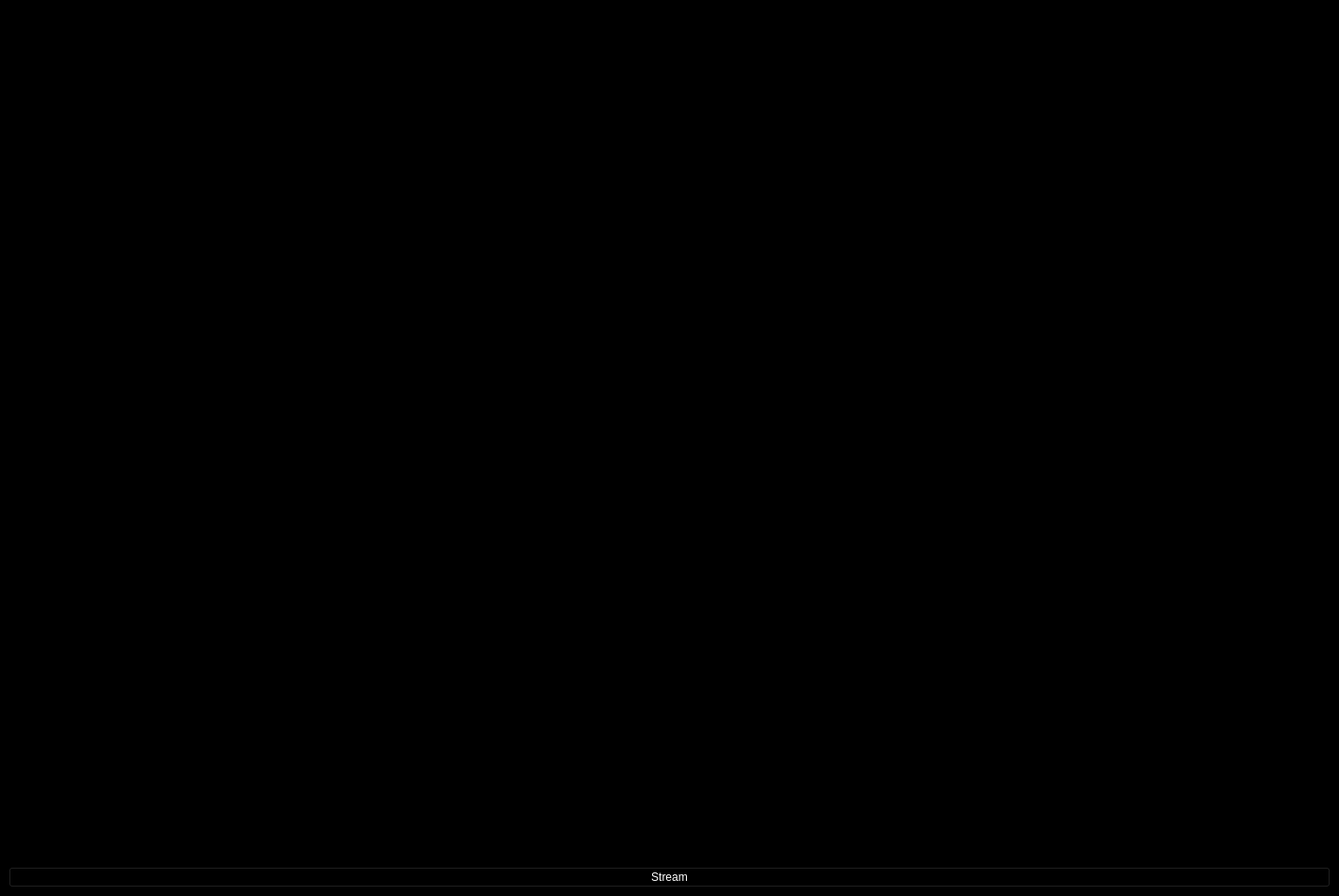
<?xml version="1.0" encoding="UTF-8"?>
<ui version="4.0">
 <class>MainWindow</class>
 <widget class="QMainWindow" name="MainWindow">
  <property name="geometry">
   <rect>
    <x>0</x>
    <y>0</y>
    <width>1419</width>
    <height>950</height>
   </rect>
  </property>
  <property name="palette">
   <palette>
    <active>
     <colorrole role="WindowText">
      <brush brushstyle="SolidPattern">
       <color alpha="255">
        <red>255</red>
        <green>255</green>
        <blue>255</blue>
       </color>
      </brush>
     </colorrole>
     <colorrole role="Button">
      <brush brushstyle="SolidPattern">
       <color alpha="255">
        <red>0</red>
        <green>0</green>
        <blue>0</blue>
       </color>
      </brush>
     </colorrole>
     <colorrole role="Light">
      <brush brushstyle="SolidPattern">
       <color alpha="255">
        <red>0</red>
        <green>0</green>
        <blue>0</blue>
       </color>
      </brush>
     </colorrole>
     <colorrole role="Midlight">
      <brush brushstyle="SolidPattern">
       <color alpha="255">
        <red>0</red>
        <green>0</green>
        <blue>0</blue>
       </color>
      </brush>
     </colorrole>
     <colorrole role="Dark">
      <brush brushstyle="SolidPattern">
       <color alpha="255">
        <red>0</red>
        <green>0</green>
        <blue>0</blue>
       </color>
      </brush>
     </colorrole>
     <colorrole role="Mid">
      <brush brushstyle="SolidPattern">
       <color alpha="255">
        <red>0</red>
        <green>0</green>
        <blue>0</blue>
       </color>
      </brush>
     </colorrole>
     <colorrole role="Text">
      <brush brushstyle="SolidPattern">
       <color alpha="255">
        <red>255</red>
        <green>255</green>
        <blue>255</blue>
       </color>
      </brush>
     </colorrole>
     <colorrole role="BrightText">
      <brush brushstyle="SolidPattern">
       <color alpha="255">
        <red>255</red>
        <green>255</green>
        <blue>255</blue>
       </color>
      </brush>
     </colorrole>
     <colorrole role="ButtonText">
      <brush brushstyle="SolidPattern">
       <color alpha="255">
        <red>255</red>
        <green>255</green>
        <blue>255</blue>
       </color>
      </brush>
     </colorrole>
     <colorrole role="Base">
      <brush brushstyle="SolidPattern">
       <color alpha="255">
        <red>0</red>
        <green>0</green>
        <blue>0</blue>
       </color>
      </brush>
     </colorrole>
     <colorrole role="Window">
      <brush brushstyle="SolidPattern">
       <color alpha="255">
        <red>0</red>
        <green>0</green>
        <blue>0</blue>
       </color>
      </brush>
     </colorrole>
     <colorrole role="Shadow">
      <brush brushstyle="SolidPattern">
       <color alpha="255">
        <red>0</red>
        <green>0</green>
        <blue>0</blue>
       </color>
      </brush>
     </colorrole>
     <colorrole role="AlternateBase">
      <brush brushstyle="SolidPattern">
       <color alpha="255">
        <red>0</red>
        <green>0</green>
        <blue>0</blue>
       </color>
      </brush>
     </colorrole>
     <colorrole role="ToolTipBase">
      <brush brushstyle="SolidPattern">
       <color alpha="255">
        <red>255</red>
        <green>255</green>
        <blue>220</blue>
       </color>
      </brush>
     </colorrole>
     <colorrole role="ToolTipText">
      <brush brushstyle="SolidPattern">
       <color alpha="255">
        <red>0</red>
        <green>0</green>
        <blue>0</blue>
       </color>
      </brush>
     </colorrole>
    </active>
    <inactive>
     <colorrole role="WindowText">
      <brush brushstyle="SolidPattern">
       <color alpha="255">
        <red>255</red>
        <green>255</green>
        <blue>255</blue>
       </color>
      </brush>
     </colorrole>
     <colorrole role="Button">
      <brush brushstyle="SolidPattern">
       <color alpha="255">
        <red>0</red>
        <green>0</green>
        <blue>0</blue>
       </color>
      </brush>
     </colorrole>
     <colorrole role="Light">
      <brush brushstyle="SolidPattern">
       <color alpha="255">
        <red>0</red>
        <green>0</green>
        <blue>0</blue>
       </color>
      </brush>
     </colorrole>
     <colorrole role="Midlight">
      <brush brushstyle="SolidPattern">
       <color alpha="255">
        <red>0</red>
        <green>0</green>
        <blue>0</blue>
       </color>
      </brush>
     </colorrole>
     <colorrole role="Dark">
      <brush brushstyle="SolidPattern">
       <color alpha="255">
        <red>0</red>
        <green>0</green>
        <blue>0</blue>
       </color>
      </brush>
     </colorrole>
     <colorrole role="Mid">
      <brush brushstyle="SolidPattern">
       <color alpha="255">
        <red>0</red>
        <green>0</green>
        <blue>0</blue>
       </color>
      </brush>
     </colorrole>
     <colorrole role="Text">
      <brush brushstyle="SolidPattern">
       <color alpha="255">
        <red>255</red>
        <green>255</green>
        <blue>255</blue>
       </color>
      </brush>
     </colorrole>
     <colorrole role="BrightText">
      <brush brushstyle="SolidPattern">
       <color alpha="255">
        <red>255</red>
        <green>255</green>
        <blue>255</blue>
       </color>
      </brush>
     </colorrole>
     <colorrole role="ButtonText">
      <brush brushstyle="SolidPattern">
       <color alpha="255">
        <red>255</red>
        <green>255</green>
        <blue>255</blue>
       </color>
      </brush>
     </colorrole>
     <colorrole role="Base">
      <brush brushstyle="SolidPattern">
       <color alpha="255">
        <red>0</red>
        <green>0</green>
        <blue>0</blue>
       </color>
      </brush>
     </colorrole>
     <colorrole role="Window">
      <brush brushstyle="SolidPattern">
       <color alpha="255">
        <red>0</red>
        <green>0</green>
        <blue>0</blue>
       </color>
      </brush>
     </colorrole>
     <colorrole role="Shadow">
      <brush brushstyle="SolidPattern">
       <color alpha="255">
        <red>0</red>
        <green>0</green>
        <blue>0</blue>
       </color>
      </brush>
     </colorrole>
     <colorrole role="AlternateBase">
      <brush brushstyle="SolidPattern">
       <color alpha="255">
        <red>0</red>
        <green>0</green>
        <blue>0</blue>
       </color>
      </brush>
     </colorrole>
     <colorrole role="ToolTipBase">
      <brush brushstyle="SolidPattern">
       <color alpha="255">
        <red>255</red>
        <green>255</green>
        <blue>220</blue>
       </color>
      </brush>
     </colorrole>
     <colorrole role="ToolTipText">
      <brush brushstyle="SolidPattern">
       <color alpha="255">
        <red>0</red>
        <green>0</green>
        <blue>0</blue>
       </color>
      </brush>
     </colorrole>
    </inactive>
    <disabled>
     <colorrole role="WindowText">
      <brush brushstyle="SolidPattern">
       <color alpha="255">
        <red>0</red>
        <green>0</green>
        <blue>0</blue>
       </color>
      </brush>
     </colorrole>
     <colorrole role="Button">
      <brush brushstyle="SolidPattern">
       <color alpha="255">
        <red>0</red>
        <green>0</green>
        <blue>0</blue>
       </color>
      </brush>
     </colorrole>
     <colorrole role="Light">
      <brush brushstyle="SolidPattern">
       <color alpha="255">
        <red>0</red>
        <green>0</green>
        <blue>0</blue>
       </color>
      </brush>
     </colorrole>
     <colorrole role="Midlight">
      <brush brushstyle="SolidPattern">
       <color alpha="255">
        <red>0</red>
        <green>0</green>
        <blue>0</blue>
       </color>
      </brush>
     </colorrole>
     <colorrole role="Dark">
      <brush brushstyle="SolidPattern">
       <color alpha="255">
        <red>0</red>
        <green>0</green>
        <blue>0</blue>
       </color>
      </brush>
     </colorrole>
     <colorrole role="Mid">
      <brush brushstyle="SolidPattern">
       <color alpha="255">
        <red>0</red>
        <green>0</green>
        <blue>0</blue>
       </color>
      </brush>
     </colorrole>
     <colorrole role="Text">
      <brush brushstyle="SolidPattern">
       <color alpha="255">
        <red>0</red>
        <green>0</green>
        <blue>0</blue>
       </color>
      </brush>
     </colorrole>
     <colorrole role="BrightText">
      <brush brushstyle="SolidPattern">
       <color alpha="255">
        <red>255</red>
        <green>255</green>
        <blue>255</blue>
       </color>
      </brush>
     </colorrole>
     <colorrole role="ButtonText">
      <brush brushstyle="SolidPattern">
       <color alpha="255">
        <red>0</red>
        <green>0</green>
        <blue>0</blue>
       </color>
      </brush>
     </colorrole>
     <colorrole role="Base">
      <brush brushstyle="SolidPattern">
       <color alpha="255">
        <red>0</red>
        <green>0</green>
        <blue>0</blue>
       </color>
      </brush>
     </colorrole>
     <colorrole role="Window">
      <brush brushstyle="SolidPattern">
       <color alpha="255">
        <red>0</red>
        <green>0</green>
        <blue>0</blue>
       </color>
      </brush>
     </colorrole>
     <colorrole role="Shadow">
      <brush brushstyle="SolidPattern">
       <color alpha="255">
        <red>0</red>
        <green>0</green>
        <blue>0</blue>
       </color>
      </brush>
     </colorrole>
     <colorrole role="AlternateBase">
      <brush brushstyle="SolidPattern">
       <color alpha="255">
        <red>0</red>
        <green>0</green>
        <blue>0</blue>
       </color>
      </brush>
     </colorrole>
     <colorrole role="ToolTipBase">
      <brush brushstyle="SolidPattern">
       <color alpha="255">
        <red>255</red>
        <green>255</green>
        <blue>220</blue>
       </color>
      </brush>
     </colorrole>
     <colorrole role="ToolTipText">
      <brush brushstyle="SolidPattern">
       <color alpha="255">
        <red>0</red>
        <green>0</green>
        <blue>0</blue>
       </color>
      </brush>
     </colorrole>
    </disabled>
   </palette>
  </property>
  <property name="acceptDrops">
   <bool>false</bool>
  </property>
  <property name="windowTitle">
   <string>OpenBCI GUI</string>
  </property>
  <property name="windowIcon">
   <iconset>
    <normaloff>openbci_logo.png</normaloff>openbci_logo.png</iconset>
  </property>
  <property name="iconSize">
   <size>
    <width>24</width>
    <height>24</height>
   </size>
  </property>
  <property name="toolButtonStyle">
   <enum>Qt::ToolButtonIconOnly</enum>
  </property>
  <property name="animated">
   <bool>true</bool>
  </property>
  <property name="tabShape">
   <enum>QTabWidget::Rounded</enum>
  </property>
  <widget class="QWidget" name="centralwidget">
   <property name="palette">
    <palette>
     <active>
      <colorrole role="WindowText">
       <brush brushstyle="SolidPattern">
        <color alpha="255">
         <red>255</red>
         <green>255</green>
         <blue>255</blue>
        </color>
       </brush>
      </colorrole>
      <colorrole role="Button">
       <brush brushstyle="SolidPattern">
        <color alpha="255">
         <red>0</red>
         <green>0</green>
         <blue>0</blue>
        </color>
       </brush>
      </colorrole>
      <colorrole role="Light">
       <brush brushstyle="SolidPattern">
        <color alpha="255">
         <red>0</red>
         <green>0</green>
         <blue>0</blue>
        </color>
       </brush>
      </colorrole>
      <colorrole role="Midlight">
       <brush brushstyle="SolidPattern">
        <color alpha="255">
         <red>0</red>
         <green>0</green>
         <blue>0</blue>
        </color>
       </brush>
      </colorrole>
      <colorrole role="Dark">
       <brush brushstyle="SolidPattern">
        <color alpha="255">
         <red>0</red>
         <green>0</green>
         <blue>0</blue>
        </color>
       </brush>
      </colorrole>
      <colorrole role="Mid">
       <brush brushstyle="SolidPattern">
        <color alpha="255">
         <red>0</red>
         <green>0</green>
         <blue>0</blue>
        </color>
       </brush>
      </colorrole>
      <colorrole role="Text">
       <brush brushstyle="SolidPattern">
        <color alpha="255">
         <red>255</red>
         <green>255</green>
         <blue>255</blue>
        </color>
       </brush>
      </colorrole>
      <colorrole role="BrightText">
       <brush brushstyle="SolidPattern">
        <color alpha="255">
         <red>255</red>
         <green>255</green>
         <blue>255</blue>
        </color>
       </brush>
      </colorrole>
      <colorrole role="ButtonText">
       <brush brushstyle="SolidPattern">
        <color alpha="255">
         <red>255</red>
         <green>255</green>
         <blue>255</blue>
        </color>
       </brush>
      </colorrole>
      <colorrole role="Base">
       <brush brushstyle="SolidPattern">
        <color alpha="255">
         <red>0</red>
         <green>0</green>
         <blue>0</blue>
        </color>
       </brush>
      </colorrole>
      <colorrole role="Window">
       <brush brushstyle="SolidPattern">
        <color alpha="255">
         <red>0</red>
         <green>0</green>
         <blue>0</blue>
        </color>
       </brush>
      </colorrole>
      <colorrole role="Shadow">
       <brush brushstyle="SolidPattern">
        <color alpha="255">
         <red>0</red>
         <green>0</green>
         <blue>0</blue>
        </color>
       </brush>
      </colorrole>
      <colorrole role="AlternateBase">
       <brush brushstyle="SolidPattern">
        <color alpha="255">
         <red>0</red>
         <green>0</green>
         <blue>0</blue>
        </color>
       </brush>
      </colorrole>
      <colorrole role="ToolTipBase">
       <brush brushstyle="SolidPattern">
        <color alpha="255">
         <red>255</red>
         <green>255</green>
         <blue>220</blue>
        </color>
       </brush>
      </colorrole>
      <colorrole role="ToolTipText">
       <brush brushstyle="SolidPattern">
        <color alpha="255">
         <red>0</red>
         <green>0</green>
         <blue>0</blue>
        </color>
       </brush>
      </colorrole>
     </active>
     <inactive>
      <colorrole role="WindowText">
       <brush brushstyle="SolidPattern">
        <color alpha="255">
         <red>255</red>
         <green>255</green>
         <blue>255</blue>
        </color>
       </brush>
      </colorrole>
      <colorrole role="Button">
       <brush brushstyle="SolidPattern">
        <color alpha="255">
         <red>0</red>
         <green>0</green>
         <blue>0</blue>
        </color>
       </brush>
      </colorrole>
      <colorrole role="Light">
       <brush brushstyle="SolidPattern">
        <color alpha="255">
         <red>0</red>
         <green>0</green>
         <blue>0</blue>
        </color>
       </brush>
      </colorrole>
      <colorrole role="Midlight">
       <brush brushstyle="SolidPattern">
        <color alpha="255">
         <red>0</red>
         <green>0</green>
         <blue>0</blue>
        </color>
       </brush>
      </colorrole>
      <colorrole role="Dark">
       <brush brushstyle="SolidPattern">
        <color alpha="255">
         <red>0</red>
         <green>0</green>
         <blue>0</blue>
        </color>
       </brush>
      </colorrole>
      <colorrole role="Mid">
       <brush brushstyle="SolidPattern">
        <color alpha="255">
         <red>0</red>
         <green>0</green>
         <blue>0</blue>
        </color>
       </brush>
      </colorrole>
      <colorrole role="Text">
       <brush brushstyle="SolidPattern">
        <color alpha="255">
         <red>255</red>
         <green>255</green>
         <blue>255</blue>
        </color>
       </brush>
      </colorrole>
      <colorrole role="BrightText">
       <brush brushstyle="SolidPattern">
        <color alpha="255">
         <red>255</red>
         <green>255</green>
         <blue>255</blue>
        </color>
       </brush>
      </colorrole>
      <colorrole role="ButtonText">
       <brush brushstyle="SolidPattern">
        <color alpha="255">
         <red>255</red>
         <green>255</green>
         <blue>255</blue>
        </color>
       </brush>
      </colorrole>
      <colorrole role="Base">
       <brush brushstyle="SolidPattern">
        <color alpha="255">
         <red>0</red>
         <green>0</green>
         <blue>0</blue>
        </color>
       </brush>
      </colorrole>
      <colorrole role="Window">
       <brush brushstyle="SolidPattern">
        <color alpha="255">
         <red>0</red>
         <green>0</green>
         <blue>0</blue>
        </color>
       </brush>
      </colorrole>
      <colorrole role="Shadow">
       <brush brushstyle="SolidPattern">
        <color alpha="255">
         <red>0</red>
         <green>0</green>
         <blue>0</blue>
        </color>
       </brush>
      </colorrole>
      <colorrole role="AlternateBase">
       <brush brushstyle="SolidPattern">
        <color alpha="255">
         <red>0</red>
         <green>0</green>
         <blue>0</blue>
        </color>
       </brush>
      </colorrole>
      <colorrole role="ToolTipBase">
       <brush brushstyle="SolidPattern">
        <color alpha="255">
         <red>255</red>
         <green>255</green>
         <blue>220</blue>
        </color>
       </brush>
      </colorrole>
      <colorrole role="ToolTipText">
       <brush brushstyle="SolidPattern">
        <color alpha="255">
         <red>0</red>
         <green>0</green>
         <blue>0</blue>
        </color>
       </brush>
      </colorrole>
     </inactive>
     <disabled>
      <colorrole role="WindowText">
       <brush brushstyle="SolidPattern">
        <color alpha="255">
         <red>0</red>
         <green>0</green>
         <blue>0</blue>
        </color>
       </brush>
      </colorrole>
      <colorrole role="Button">
       <brush brushstyle="SolidPattern">
        <color alpha="255">
         <red>0</red>
         <green>0</green>
         <blue>0</blue>
        </color>
       </brush>
      </colorrole>
      <colorrole role="Light">
       <brush brushstyle="SolidPattern">
        <color alpha="255">
         <red>0</red>
         <green>0</green>
         <blue>0</blue>
        </color>
       </brush>
      </colorrole>
      <colorrole role="Midlight">
       <brush brushstyle="SolidPattern">
        <color alpha="255">
         <red>0</red>
         <green>0</green>
         <blue>0</blue>
        </color>
       </brush>
      </colorrole>
      <colorrole role="Dark">
       <brush brushstyle="SolidPattern">
        <color alpha="255">
         <red>0</red>
         <green>0</green>
         <blue>0</blue>
        </color>
       </brush>
      </colorrole>
      <colorrole role="Mid">
       <brush brushstyle="SolidPattern">
        <color alpha="255">
         <red>0</red>
         <green>0</green>
         <blue>0</blue>
        </color>
       </brush>
      </colorrole>
      <colorrole role="Text">
       <brush brushstyle="SolidPattern">
        <color alpha="255">
         <red>0</red>
         <green>0</green>
         <blue>0</blue>
        </color>
       </brush>
      </colorrole>
      <colorrole role="BrightText">
       <brush brushstyle="SolidPattern">
        <color alpha="255">
         <red>255</red>
         <green>255</green>
         <blue>255</blue>
        </color>
       </brush>
      </colorrole>
      <colorrole role="ButtonText">
       <brush brushstyle="SolidPattern">
        <color alpha="255">
         <red>0</red>
         <green>0</green>
         <blue>0</blue>
        </color>
       </brush>
      </colorrole>
      <colorrole role="Base">
       <brush brushstyle="SolidPattern">
        <color alpha="255">
         <red>0</red>
         <green>0</green>
         <blue>0</blue>
        </color>
       </brush>
      </colorrole>
      <colorrole role="Window">
       <brush brushstyle="SolidPattern">
        <color alpha="255">
         <red>0</red>
         <green>0</green>
         <blue>0</blue>
        </color>
       </brush>
      </colorrole>
      <colorrole role="Shadow">
       <brush brushstyle="SolidPattern">
        <color alpha="255">
         <red>0</red>
         <green>0</green>
         <blue>0</blue>
        </color>
       </brush>
      </colorrole>
      <colorrole role="AlternateBase">
       <brush brushstyle="SolidPattern">
        <color alpha="255">
         <red>0</red>
         <green>0</green>
         <blue>0</blue>
        </color>
       </brush>
      </colorrole>
      <colorrole role="ToolTipBase">
       <brush brushstyle="SolidPattern">
        <color alpha="255">
         <red>255</red>
         <green>255</green>
         <blue>220</blue>
        </color>
       </brush>
      </colorrole>
      <colorrole role="ToolTipText">
       <brush brushstyle="SolidPattern">
        <color alpha="255">
         <red>0</red>
         <green>0</green>
         <blue>0</blue>
        </color>
       </brush>
      </colorrole>
     </disabled>
    </palette>
   </property>
   <property name="layoutDirection">
    <enum>Qt::LeftToRight</enum>
   </property>
   <property name="autoFillBackground">
    <bool>true</bool>
   </property>
   <layout class="QGridLayout" name="gridLayout">
    <item row="3" column="2">
     <spacer name="verticalSpacer">
      <property name="orientation">
       <enum>Qt::Vertical</enum>
      </property>
      <property name="sizeHint" stdset="0">
       <size>
        <width>20</width>
        <height>40</height>
       </size>
      </property>
     </spacer>
    </item>
    <item row="2" column="2">
     <spacer name="horizontalSpacer">
      <property name="orientation">
       <enum>Qt::Horizontal</enum>
      </property>
      <property name="sizeHint" stdset="0">
       <size>
        <width>40</width>
        <height>20</height>
       </size>
      </property>
     </spacer>
    </item>
    <item row="1" column="1" rowspan="4">
     <widget class="PlotWidget" name="scroll_plot"/>
    </item>
    <item row="4" column="2">
     <widget class="PlotWidget" name="fft">
      <property name="frameShape">
       <enum>QFrame::NoFrame</enum>
      </property>
      <property name="verticalScrollBarPolicy">
       <enum>Qt::ScrollBarAlwaysOff</enum>
      </property>
      <property name="horizontalScrollBarPolicy">
       <enum>Qt::ScrollBarAlwaysOff</enum>
      </property>
     </widget>
    </item>
    <item row="0" column="1" colspan="2">
     <spacer name="horizontalSpacer_3">
      <property name="orientation">
       <enum>Qt::Horizontal</enum>
      </property>
      <property name="sizeHint" stdset="0">
       <size>
        <width>40</width>
        <height>20</height>
       </size>
      </property>
     </spacer>
    </item>
    <item row="5" column="1" colspan="2">
     <widget class="QPushButton" name="pushButton">
      <property name="text">
       <string>Stream</string>
      </property>
     </widget>
    </item>
   </layout>
  </widget>
 </widget>
 <customwidgets>
  <customwidget>
   <class>PlotWidget</class>
   <extends>QGraphicsView</extends>
   <header>pyqtgraph</header>
  </customwidget>
 </customwidgets>
 <resources/>
 <connections/>
</ui>
